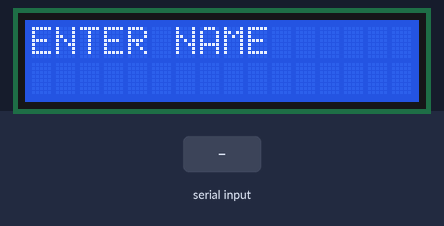
Recording of a sketch running on a simulated Arduino Uno, built with avr-gcc and run on an emulated ATmega328P. On the bench: 16×2 character LCD. Inputs (shaded band) come from the test bench.

Above: at 1.2 s.
1.3 s: "1" received over Serial
At 2.5 s:
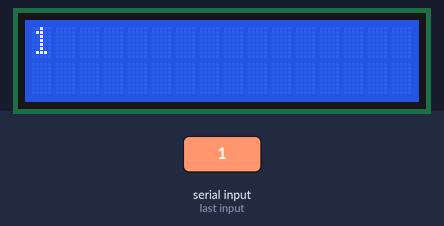
2.9 s: "0" received over Serial
At 3.7 s:
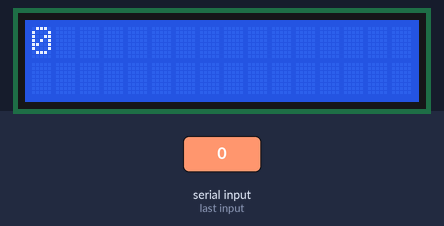
4.5 s: "2" received over Serial
At 4.9 s:
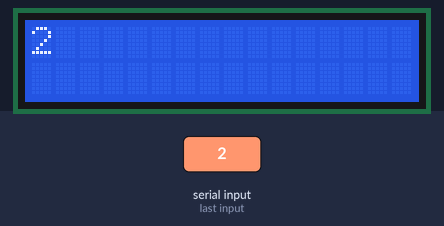
Timing chart, 0 to 7.5 s (numbered marks = the images above; inputs shaded):
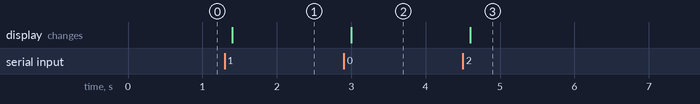

The sketch:

LCD_WRITE.ino
```cpp
#include <LiquidCrystal.h>

const int rs=12, en=11, D4=5, D5=4, D6=3, D7=2;
LiquidCrystal lcd(rs, en, D4, D5, D6, D7);

void setup()
{
  lcd.begin(16,2);
  Serial.begin(9600);
  lcd.print("ENTER NAME");
}

void loop()
{
if(Serial.available())
{
  delay(100);
  lcd.clear();

  while(Serial.available()>0)
  {
    lcd.write(Serial.read());
  }
}
}
```

Measured:
- after the input at 1.3 s, the display: changes after 0.10 s (image 1)
- after the input at 2.9 s, the display: changes after 0.10 s (image 2)
- after the input at 4.5 s, the display: changes after 0.10 s (image 3)
